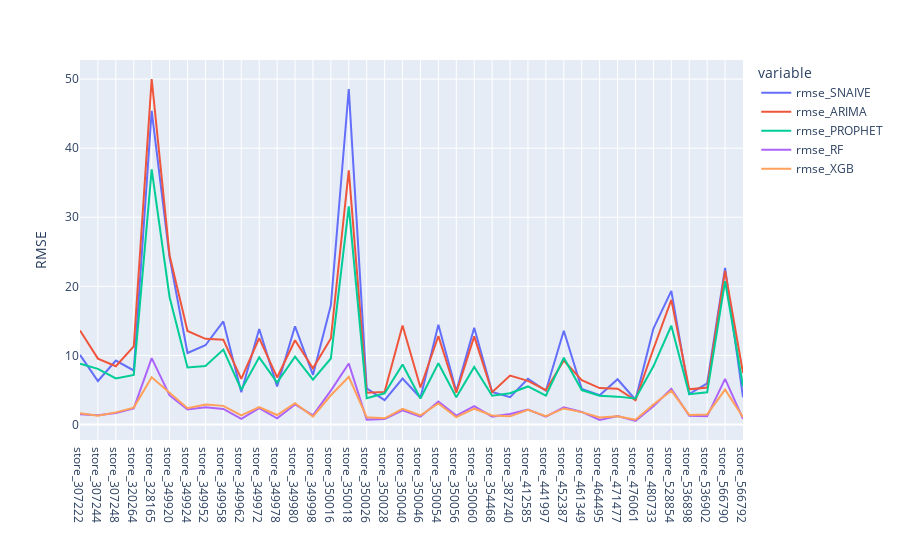

The code cell stored with this chart in its notebook:
### Code cell
fig = score_ALL_7.filter(like='rmse', axis=1).plot()
fig.update_xaxes(title_text='')
fig.update_yaxes(title_text='RMSE')

### Figure 1 — Plotly figure (JSON) as saved in the notebook; plotly's stock layout.template omitted (floating-point values rounded to 4 significant figures)
{"data": [{"hovertemplate": "variable=rmse_SNAIVE<br>store=%{x}<br>value=%{y}<extra></extra>", "legendgroup": "rmse_SNAIVE", "line": {"color": "#636efa", "dash": "solid"}, "marker": {"symbol": "circle"}, "mode": "lines", "name": "rmse_SNAIVE", "orientation": "v", "showlegend": true, "type": "scatter", "x": ["store_307222", "store_307244", "store_307248", "store_320264", "store_328165", "store_349920", "store_349924", "store_349952", "store_349958", "store_349962", "store_349972", "store_349978", "store_349980", "store_349998", "store_350016", "store_350018", "store_350026", "store_350028", "store_350040", "store_350046", "store_350054", "store_350056", "store_350060", "store_354468", "store_387240", "store_412585", "store_441997", "store_452387", "store_461349", "store_464495", "store_471477", "store_476061", "store_480733", "store_528854", "store_536898", "store_536902", "store_566790", "store_566792"], "xaxis": "x", "y": [10.08, 6.303, 9.269, 7.824, 45.41, 24.18, 10.36, 11.48, 14.93, 4.664, 13.84, 5.525, 14.22, 7.187, 17.27, 48.56, 5.24, 3.544, 6.656, 3.885, 14.44, 4.833, 14.01, 4.716, 3.957, 6.637, 4.896, 13.57, 5.17, 4.239, 6.551, 3.589, 13.88, 19.34, 4.422, 5.953, 22.68, 3.944], "yaxis": "y"}, {"hovertemplate": "variable=rmse_ARIMA<br>store=%{x}<br>value=%{y}<extra></extra>", "legendgroup": "rmse_ARIMA", "line": {"color": "#EF553B", "dash": "solid"}, "marker": {"symbol": "circle"}, "mode": "lines", "name": "rmse_ARIMA", "orientation": "v", "showlegend": true, "type": "scatter", "x": ["store_307222", "store_307244", "store_307248", "store_320264", "store_328165", "store_349920", "store_349924", "store_349952", "store_349958", "store_349962", "store_349972", "store_349978", "store_349980", "store_349998", "store_350016", "store_350018", "store_350026", "store_350028", "store_350040", "store_350046", "store_350054", "store_350056", "store_350060", "store_354468", "store_387240", "store_412585", "store_441997", "store_452387", "store_461349", "store_464495", "store_471477", "store_476061", "store_480733", "store_528854", "store_536898", "store_536902", "store_566790", "store_566792"], "xaxis": "x", "y": [13.61, 9.543, 8.434, 11.3, 50.01, 24.48, 13.54, 12.4, 12.27, 6.613, 12.52, 6.815, 12.2, 8.14, 12.46, 36.79, 4.602, 4.728, 14.34, 5.365, 12.81, 4.607, 12.77, 4.683, 7.086, 6.316, 4.964, 9.271, 6.436, 5.284, 5.196, 3.516, 10.93, 18.04, 5.097, 5.367, 22.24, 7.458], "yaxis": "y"}, {"hovertemplate": "variable=rmse_PROPHET<br>store=%{x}<br>value=%{y}<extra></extra>", "legendgroup": "rmse_PROPHET", "line": {"color": "#00cc96", "dash": "solid"}, "marker": {"symbol": "circle"}, "mode": "lines", "name": "rmse_PROPHET", "orientation": "v", "showlegend": true, "type": "scatter", "x": ["store_307222", "store_307244", "store_307248", "store_320264", "store_328165", "store_349920", "store_349924", "store_349952", "store_349958", "store_349962", "store_349972", "store_349978", "store_349980", "store_349998", "store_350016", "store_350018", "store_350026", "store_350028", "store_350040", "store_350046", "store_350054", "store_350056", "store_350060", "store_354468", "store_387240", "store_412585", "store_441997", "store_452387", "store_461349", "store_464495", "store_471477", "store_476061", "store_480733", "store_528854", "store_536898", "store_536902", "store_566790", "store_566792"], "xaxis": "x", "y": [8.798, 8.066, 6.671, 7.186, 36.93, 18.42, 8.253, 8.483, 10.85, 5.044, 9.733, 6.07, 9.826, 6.499, 9.564, 31.58, 3.812, 4.519, 8.689, 3.773, 8.881, 3.95, 8.331, 4.171, 4.536, 5.513, 4.181, 9.666, 4.995, 4.184, 4.041, 3.771, 8.433, 14.3, 4.385, 4.673, 20.76, 5.545], "yaxis": "y"}, {"hovertemplate": "variable=rmse_RF<br>store=%{x}<br>value=%{y}<extra></extra>", "legendgroup": "rmse_RF", "line": {"color": "#ab63fa", "dash": "solid"}, "marker": {"symbol": "circle"}, "mode": "lines", "name": "rmse_RF", "orientation": "v", "showlegend": true, "type": "scatter", "x": ["store_307222", "store_307244", "store_307248", "store_320264", "store_328165", "store_349920", "store_349924", "store_349952", "store_349958", "store_349962", "store_349972", "store_349978", "store_349980", "store_349998", "store_350016", "store_350018", "store_350026", "store_350028", "store_350040", "store_350046", "store_350054", "store_350056", "store_350060", "store_354468", "store_387240", "store_412585", "store_441997", "store_452387", "store_461349", "store_464495", "store_471477", "store_476061", "store_480733", "store_528854", "store_536898", "store_536902", "store_566790", "store_566792"], "xaxis": "x", "y": [1.507, 1.343, 1.68, 2.331, 9.615, 4.209, 2.184, 2.487, 2.257, 0.8273, 2.38, 0.8923, 2.905, 1.332, 4.911, 8.845, 0.7157, 0.807, 2.069, 1.135, 3.331, 1.287, 2.661, 1.149, 1.515, 2.162, 1.138, 2.489, 1.825, 0.6677, 1.249, 0.5137, 2.654, 5.178, 1.265, 1.192, 6.603, 0.8108], "yaxis": "y"}, {"hovertemplate": "variable=rmse_XGB<br>store=%{x}<br>value=%{y}<extra></extra>", "legendgroup": "rmse_XGB", "line": {"color": "#FFA15A", "dash": "solid"}, "marker": {"symbol": "circle"}, "mode": "lines", "name": "rmse_XGB", "orientation": "v", "showlegend": true, "type": "scatter", "x": ["store_307222", "store_307244", "store_307248", "store_320264", "store_328165", "store_349920", "store_349924", "store_349952", "store_349958", "store_349962", "store_349972", "store_349978", "store_349980", "store_349998", "store_350016", "store_350018", "store_350026", "store_350028", "store_350040", "store_350046", "store_350054", "store_350056", "store_350060", "store_354468", "store_387240", "store_412585", "store_441997", "store_452387", "store_461349", "store_464495", "store_471477", "store_476061", "store_480733", "store_528854", "store_536898", "store_536902", "store_566790", "store_566792"], "xaxis": "x", "y": [1.63, 1.28, 1.764, 2.452, 6.849, 4.651, 2.357, 2.891, 2.705, 1.322, 2.524, 1.378, 3.094, 1.163, 4.237, 6.901, 1.067, 0.8978, 2.284, 1.317, 3.066, 1.067, 2.292, 1.312, 1.19, 2.12, 1.226, 2.335, 1.799, 1.027, 1.189, 0.689, 2.897, 4.906, 1.397, 1.471, 5.055, 1.051], "yaxis": "y"}], "layout": {"legend": {"title": {"text": "variable"}, "tracegroupgap": 0}, "margin": {"t": 60}, "xaxis": {"anchor": "y", "domain": [0, 1], "title": {"text": ""}}, "yaxis": {"anchor": "x", "domain": [0, 1], "title": {"text": "RMSE"}}}}
